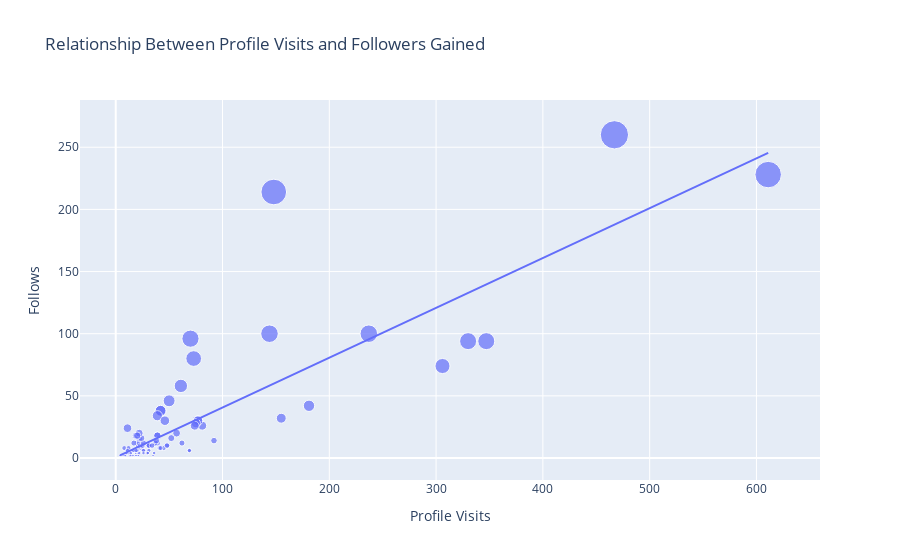

The notebook cell this image was saved under:
### Markdown cell above
### Relationship between the Total Profile Visits and the Number of Followers Gained from all profile visits

### Code cell
figure = px.scatter(data_frame=data, x="Profile Visits", y="Follows",
                   size="Follows", trendline="ols",
                   title="Relationship Between Profile Visits and Followers Gained")
figure.show()

### Figure 1 — Plotly figure (JSON) as saved in the notebook; plotly's stock layout.template omitted (floating-point values rounded to 4 significant figures)
{"data": [{"hovertemplate": "Profile Visits=%{x}<br>Follows=%{marker.size}<extra></extra>", "legendgroup": "", "marker": {"color": "#636efa", "size": [2, 10, 12, 8, 0, 2, 0, 6, 4, 6, 4, 0, 2, 4, 42, 6, 2, 2, 30, 0, 0, 24, 100, 2, 4, 6, 6, 6, 2, 2, 20, 2, 4, 8, 26, 2, 2, 4, 0, 2, 94, 8, 18, 10, 4, 4, 4, 4, 18, 38, 10, 12, 4, 4, 74, 0, 6, 6, 0, 6, 12, 10, 8, 8, 46, 12, 10, 94, 6, 10, 6, 4, 12, 16, 12, 8, 32, 8, 16, 6, 10, 10, 6, 2, 2, 30, 0, 4, 4, 18, 38, 10, 2, 4, 6, 6, 6, 2, 2, 14, 8, 14, 28, 18, 12, 34, 26, 260, 16, 96, 20, 30, 58, 100, 80, 18, 10, 214, 228], "sizemode": "area", "sizeref": 0.65, "symbol": "circle"}, "mode": "markers", "name": "", "orientation": "v", "showlegend": false, "type": "scatter", "x": [35, 48, 62, 23, 8, 9, 26, 12, 36, 31, 29, 15, 8, 20, 181, 17, 16, 21, 77, 10, 9, 11, 144, 14, 10, 19, 69, 11, 19, 9, 57, 13, 11, 24, 81, 4, 7, 14, 18, 8, 330, 21, 19, 32, 19, 21, 14, 30, 39, 42, 31, 20, 12, 22, 306, 13, 26, 16, 15, 15, 39, 21, 8, 45, 50, 37, 25, 347, 26, 48, 16, 26, 17, 52, 22, 41, 155, 12, 22, 20, 23, 25, 17, 16, 21, 77, 10, 14, 30, 39, 42, 31, 14, 10, 19, 69, 11, 19, 9, 38, 42, 92, 75, 21, 26, 39, 74, 467, 24, 70, 22, 46, 61, 237, 73, 20, 34, 148, 611], "xaxis": "x", "y": [2, 10, 12, 8, 0, 2, 0, 6, 4, 6, 4, 0, 2, 4, 42, 6, 2, 2, 30, 0, 0, 24, 100, 2, 4, 6, 6, 6, 2, 2, 20, 2, 4, 8, 26, 2, 2, 4, 0, 2, 94, 8, 18, 10, 4, 4, 4, 4, 18, 38, 10, 12, 4, 4, 74, 0, 6, 6, 0, 6, 12, 10, 8, 8, 46, 12, 10, 94, 6, 10, 6, 4, 12, 16, 12, 8, 32, 8, 16, 6, 10, 10, 6, 2, 2, 30, 0, 4, 4, 18, 38, 10, 2, 4, 6, 6, 6, 2, 2, 14, 8, 14, 28, 18, 12, 34, 26, 260, 16, 96, 20, 30, 58, 100, 80, 18, 10, 214, 228], "yaxis": "y"}, {"hovertemplate": "<b>OLS trendline</b><br>Follows = 0.400884 * Profile Visits + 0.46283<br>R<sup>2</sup>=0.727868<br><br>Profile Visits=%{x}<br>Follows=%{y} <b>(trend)</b><extra></extra>", "legendgroup": "", "marker": {"color": "#636efa", "symbol": "circle"}, "mode": "lines", "name": "", "showlegend": false, "type": "scatter", "x": [4, 7, 8, 8, 8, 8, 9, 9, 9, 9, 10, 10, 10, 10, 11, 11, 11, 11, 12, 12, 12, 13, 13, 14, 14, 14, 14, 14, 15, 15, 15, 16, 16, 16, 16, 17, 17, 17, 18, 19, 19, 19, 19, 19, 19, 20, 20, 20, 20, 21, 21, 21, 21, 21, 21, 22, 22, 22, 22, 23, 23, 24, 24, 25, 25, 26, 26, 26, 26, 26, 29, 30, 30, 31, 31, 31, 32, 34, 35, 36, 37, 38, 39, 39, 39, 39, 41, 42, 42, 42, 45, 46, 48, 48, 50, 52, 57, 61, 62, 69, 69, 70, 73, 74, 75, 77, 77, 81, 92, 144, 148, 155, 181, 237, 306, 330, 347, 467, 611], "xaxis": "x", "y": [2.066, 3.269, 3.67, 3.67, 3.67, 3.67, 4.071, 4.071, 4.071, 4.071, 4.472, 4.472, 4.472, 4.472, 4.873, 4.873, 4.873, 4.873, 5.273, 5.273, 5.273, 5.674, 5.674, 6.075, 6.075, 6.075, 6.075, 6.075, 6.476, 6.476, 6.476, 6.877, 6.877, 6.877, 6.877, 7.278, 7.278, 7.278, 7.679, 8.08, 8.08, 8.08, 8.08, 8.08, 8.08, 8.481, 8.481, 8.481, 8.481, 8.881, 8.881, 8.881, 8.881, 8.881, 8.881, 9.282, 9.282, 9.282, 9.282, 9.683, 9.683, 10.08, 10.08, 10.48, 10.48, 10.89, 10.89, 10.89, 10.89, 10.89, 12.09, 12.49, 12.49, 12.89, 12.89, 12.89, 13.29, 14.09, 14.49, 14.89, 15.3, 15.7, 16.1, 16.1, 16.1, 16.1, 16.9, 17.3, 17.3, 17.3, 18.5, 18.9, 19.71, 19.71, 20.51, 21.31, 23.31, 24.92, 25.32, 28.12, 28.12, 28.52, 29.73, 30.13, 30.53, 31.33, 31.33, 32.93, 37.34, 58.19, 59.79, 62.6, 73.02, 95.47, 123.1, 132.8, 139.6, 187.7, 245.4], "yaxis": "y"}], "layout": {"legend": {"itemsizing": "constant", "tracegroupgap": 0}, "title": {"text": "Relationship Between Profile Visits and Followers Gained"}, "xaxis": {"anchor": "y", "domain": [0, 1], "title": {"text": "Profile Visits"}}, "yaxis": {"anchor": "x", "domain": [0, 1], "title": {"text": "Follows"}}}}
